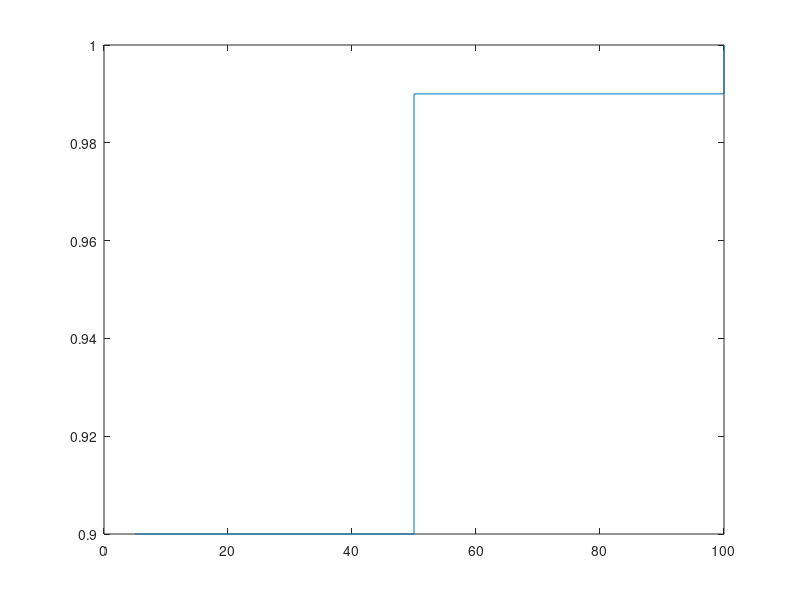

Source code (MATLAB):
%% ex2a
%% Sexp.aleat = {nota1, nota2,..., nota100}  e cada nota tem probablilidade dos 
%% dos acontecimentos elementares = 1/100


%% ex2b
%% Sx = {5, 50, 100} espaço de amostragem de X

prob5 = 90/100
prob50= 9/100
prob100 = 1/100 


%%ex2c

p=[prob5 prob50 prob100];
n=[5 50 100]
b=cumsum(p);
stairs(n,b)


